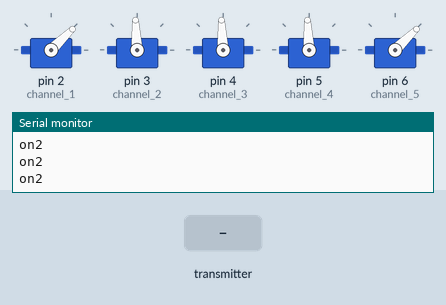
Bench run of a sketch on a simulated Arduino Uno, built with avr-gcc and run on an emulated ATmega328P. Parts: 5 × servo, the last lines printed to the serial monitor. The test bench sets the inputs (shaded band). No radio packets arrive unless stated.

Above: at 1.2 s.
1.3 s: the transmitter starts sending ch1 = 64
At 2.5 s:
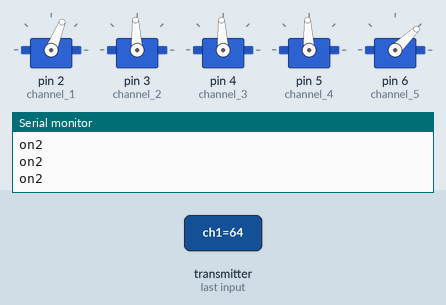
2.8 s: the transmitter starts sending ch2 = 0
At 3.8 s:
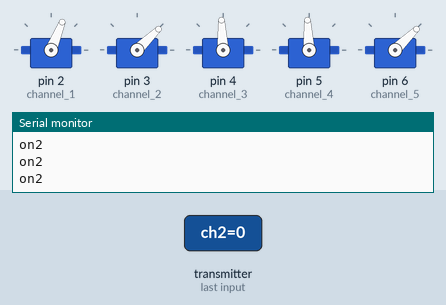
4.3 s: the transmitter starts sending ch3 = 0
At 4.8 s:
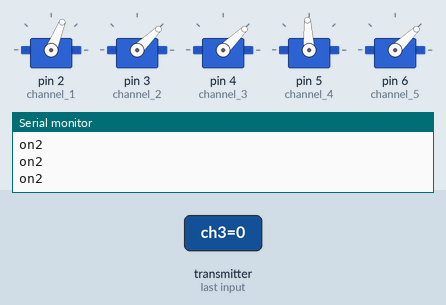
5.8 s: the transmitter starts sending ch4 = 0
At 7.0 s:
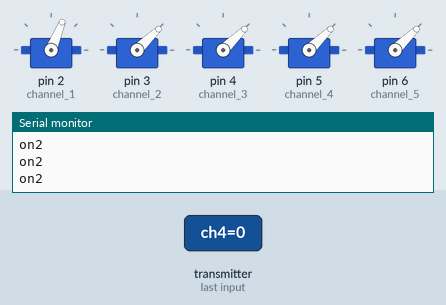
7.3 s: the transmitter starts sending ch5 = 64
At 8.4 s:
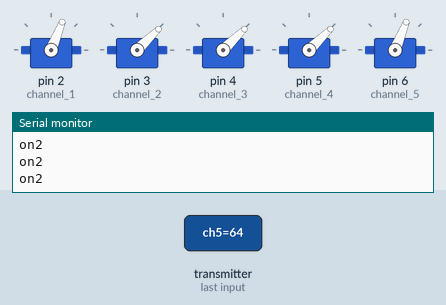
8.8 s: the transmitter starts sending ch1 = 0
At 9.4 s:
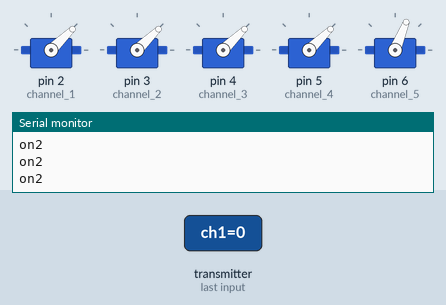
Timing chart, 0 to 11.3 s (numbered marks = the images above; inputs shaded):
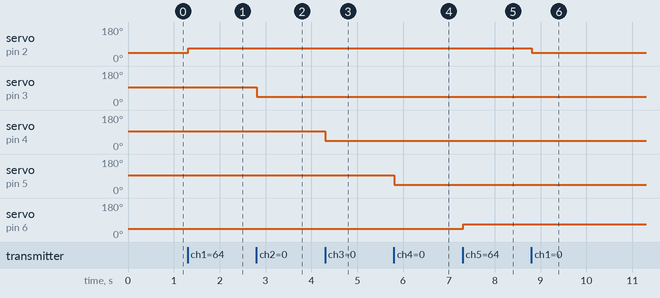

Measured:
- after the input at 1.3 s, servo on pin 2 (channel_1): 44° → 68° at once
- after the input at 2.8 s, servo on pin 3 (channel_2): 93° → 44° at once
- after the input at 4.3 s, servo on pin 4 (channel_3): 93° → 44° at once
- after the input at 5.8 s, servo on pin 5 (channel_4): 93° → 44° at once
- after the input at 7.3 s, servo on pin 6 (channel_5): 44° → 68° at once
- after the input at 8.8 s, servo on pin 2 (channel_1): 68° → 44° at once

The sketch:

Receiver.ino
```cpp
#include <SPI.h>        // SPI communication library (used by nRF24L01)
#include <nRF24L01.h>  // nRF24L01 register definitions
#include <RF24.h>      // Main RF24 control library
#include <Servo.h>     // Used to generate servo-style PWM (1000–2000 µs)

const uint64_t pipeIn = 0xE8E8F0F0E1LL;  // 5-byte address of the RX pipe (must match TX address)

RF24 radio(9, 10);  // CE = 9, CSN = 10 → SPI control pins for the nRF24L01

struct Received_data {  // Payload structure (MAX ≤ 32 bytes for nRF24)
  byte ch1;  // Channel 1 → Throttle
  byte ch2;  // Channel 2 → Roll
  byte ch3;  // Channel 3 → Pitch
  byte ch4;  // Channel 4 → Yaw
  byte ch5;  // Channel 5 → Aux / Switch
};

Received_data received_data;  // Object that will store incoming RF data

Servo channel_1;  // Servo object for channel 1 PWM output
Servo channel_2;  // Servo object for channel 2 PWM output
Servo channel_3;  // Servo object for channel 3 PWM output
Servo channel_4;  // Servo object for channel 4 PWM output
Servo channel_5;  // Servo object for channel 5 PWM output

int ch1_value = 0;  // PWM value in microseconds for channel 1
int ch2_value = 0;  // PWM value in microseconds for channel 2
int ch3_value = 0;  // PWM value in microseconds for channel 3
int ch4_value = 0;  // PWM value in microseconds for channel 4
int ch5_value = 0;  // PWM value in microseconds for channel 5

unsigned long lastRecvTime = 0;  // Stores last time when valid RF packet was received

void reset_the_Data() {
  received_data.ch1 = 0;    // Throttle LOW (safety)
  received_data.ch2 = 127;  // Center position
  received_data.ch3 = 127;  // Center position
  received_data.ch4 = 127;  // Center position
  received_data.ch5 = 0;    // AUX low
}

void setup() {

  channel_1.attach(2);  // Attach PWM output pin for channel 1
  channel_2.attach(3);  // Attach PWM output pin for channel 2
  channel_3.attach(4);  // Attach PWM output pin for channel 3
  channel_4.attach(5);  // Attach PWM output pin for channel 4
  channel_5.attach(6);  // Attach PWM output pin for channel 5

  reset_the_Data();  // Initialize channels with safe values

  radio.begin();  // Initialize nRF24L01
  radio.setAutoAck(false);  // Disable auto acknowledgment → lower latency
  radio.setDataRate(RF24_250KBPS);  // Lowest speed = max range & stability
  radio.openReadingPipe(1, pipeIn);  // Open RX pipe with defined address
  radio.startListening();  // Set module as RECEIVER

  Serial.begin(9600);  // Start serial for debugging
}

void receive_the_data() {
  while (radio.available()) {  // Check if packet available in FIFO

    radio.read(&received_data, sizeof(Received_data));  // Read full struct
    lastRecvTime = millis();  // Update last successful receive time
    Serial.print("on1");  // Debug → packet received

  }
}

void loop() {

  receive_the_data();  // Continuously check for RF data

  unsigned long now = millis();  // Current time

  if (now - lastRecvTime > 1000) {  // If no signal for 1 second → FAILSAFE
    reset_the_Data();  // Set all channels to safe state
  }

  Serial.println("on2");  // Loop running debug message

  ch1_value = map(received_data.ch1, 0, 255, 1000, 2000);  // Map to PWM range
  ch2_value = map(received_data.ch2, 0, 255, 1000, 2000);  // Map to PWM range
  ch3_value = map(received_data.ch3, 0, 255, 1000, 2000);  // Map to PWM range
  ch4_value = map(received_data.ch4, 0, 255, 1000, 2000);  // Map to PWM range
  ch5_value = map(received_data.ch5, 0, 255, 1000, 2000);  // Map to PWM range

  channel_1.writeMicroseconds(ch1_value);  // Output PWM to channel 1
  channel_2.writeMicroseconds(ch2_value);  // Output PWM to channel 2
  channel_3.writeMicroseconds(ch3_value);  // Output PWM to channel 3
  channel_4.writeMicroseconds(ch4_value);  // Output PWM to channel 4
  channel_5.writeMicroseconds(ch5_value);  // Output PWM to channel 5
}
```
